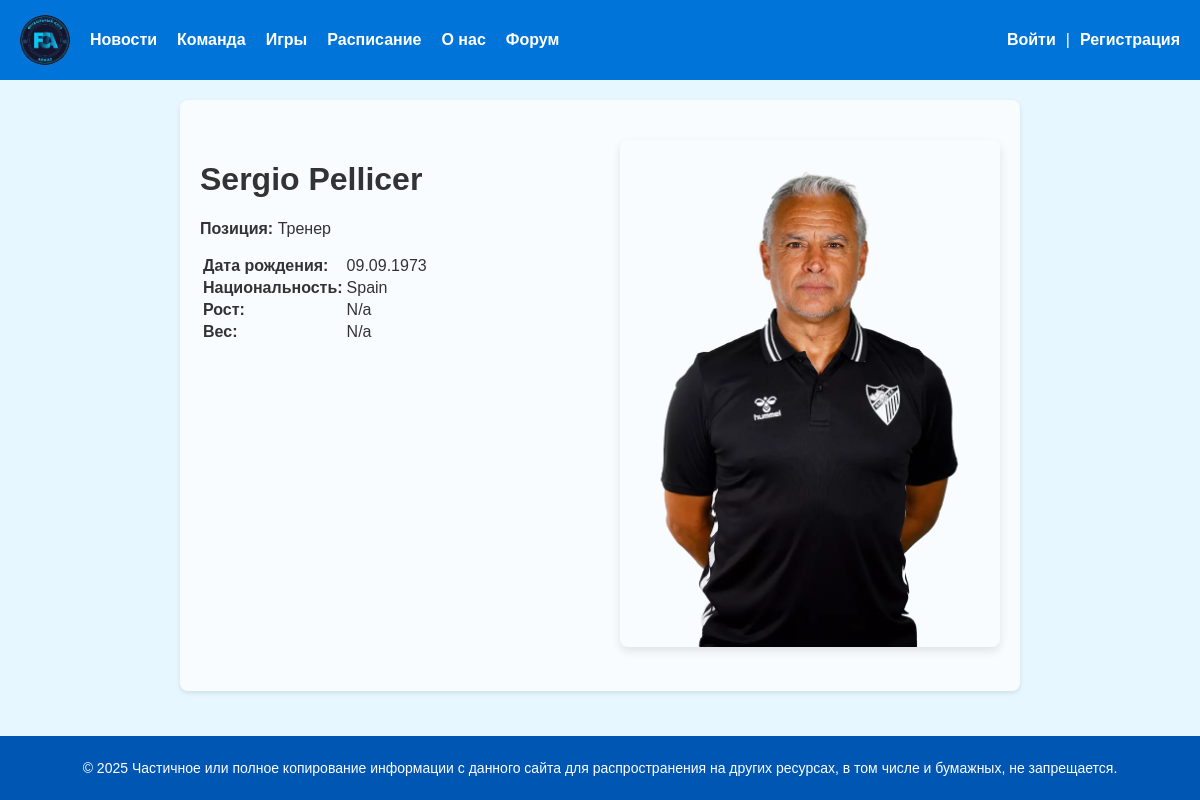
Page /team/player/sergio-pellicer/ on the committed database.
### team/models.py (models this page shows, shortened)
class Player(models.Model):
    name = models.CharField(max_length=255, verbose_name="Имя")
    slug = models.SlugField(max_length=255, unique=True, db_index=True, verbose_name="Slug")
    photo = models.ImageField(upload_to="player_photo/%y/%m/%d", default=None, blank=True, null=True, verbose_name="Фото")
    pos = models.ForeignKey('Position', on_delete=models.PROTECT, verbose_name="Позиция")
    height = models.PositiveIntegerField(blank=True, null=True, verbose_name="Рост (см)")
    weight = models.PositiveIntegerField(blank=True, null=True, verbose_name="Вес (кг)")
    birth_date = models.DateField(blank=True, null=True, verbose_name="Дата рождения")
    nationality = models.CharField(max_length=255, blank=True, verbose_name="Национальность")
    class Meta:
        verbose_name = "Футболист"
        verbose_name_plural = "Состав команды"
    def get_height_display(self):
        return f"{self.height} см" if self.height else "N/a"
    def get_weight_display(self):
        return f"{self.weight} кг" if self.weight else "N/a"
    def get_birth_date_display(self):
        return self.birth_date.strftime("%d.%m.%Y") if self.birth_date else "N/a"
    def get_nationality_display(self):
        return self.nationality if self.nationality else "N/a"

class Position(models.Model):
    name = models.CharField(max_length=255, verbose_name="Название")
    class Meta:
        verbose_name = "Позиция"
        verbose_name_plural = "Позиции"

### team/views.py (the view)
# urls.py: path('player/<slug:slug_player>/', views.PlayerInfo.as_view(), name='player'),
class PlayerInfo(DataMixin, DetailView):
    template_name = 'team/player.html'
    context_object_name = 'player'
    slug_url_kwarg = 'slug_player'
    def get_object(self, queryset = None):
        return get_object_or_404(Player.objects.all(), slug=self.kwargs[self.slug_url_kwarg])
    def get_context_data(self, **kwargs):
        context = super().get_context_data(**kwargs)
        return self.get_mixin_context(context, title=context['player'].name)

### core/utils.py (called while the page is built)
    def get_mixin_context(self, context, **kwargs):
        context.update(kwargs)
        return context

### users/context_processors.py (called while the page is built)
def get_menu_context(request):
    return {'menu': menu}

### team/templates/team/player.html (shortened to what this page needs)
{% extends "base.html" %}
{% load static %}
{% block content %}
<div class="player-profile">
    <div class="profile-details">
        <h1>{{ player.name }}</h1>
        <p><strong>Позиция:</strong> {{ player.pos.name }}</p>
        <table>
            <tr>
                <td><strong>Дата рождения:</strong></td>
                <td>{{ player.get_birth_date_display }}</td>
            </tr>
            <tr>
                <td><strong>Национальность:</strong></td>
                <td>{{ player.get_nationality_display }}</td>
            </tr>
            <tr>
                <td><strong>Рост:</strong></td>
                <td>{{ player.get_height_display }}</td>
            </tr>
            <tr>
                <td><strong>Вес:</strong></td>
                <td>{{ player.get_weight_display }}</td>
            </tr>
        </table>
    </div>
    <div class="player-image">
        {% if player.photo %}
            <img src="{{ player.photo.url }}" alt="{{ player.name }}">
        {% else %}
            <p>Фото отсутствует</p>
        {% endif %}
    </div>
</div>
{% endblock %}

### core/static/core/css/styles.css (style rules this page uses)
body { margin: 0; font-family: Arial, sans-serif; background-color: #f4f9fc; color: #333; display: flex; flex-direction: column; min-height: 100vh; }
.player-profile { display: flex; justify-content: space-between; align-items: flex-start; gap: 40px; padding: 20px 0; }
.profile-details { width: 50%; }
.player-image { width: 50%; text-align: center; }
.player-image img { max-width: 100%; height: auto; border-radius: 8px; box-shadow: 0 4px 10px rgba(0, 0, 0, 0.1); }

### rows in the picture
Player: name "Sergio Pellicer", pos.name "Тренер", birth_date "09.09.1973", nationality "Spain", height "N/a", weight "N/a", photo (picture)

### other values in the picture
{{ m.title }} "Новости" "Команда" "Игры" "Расписание" "О нас" "Форум"
